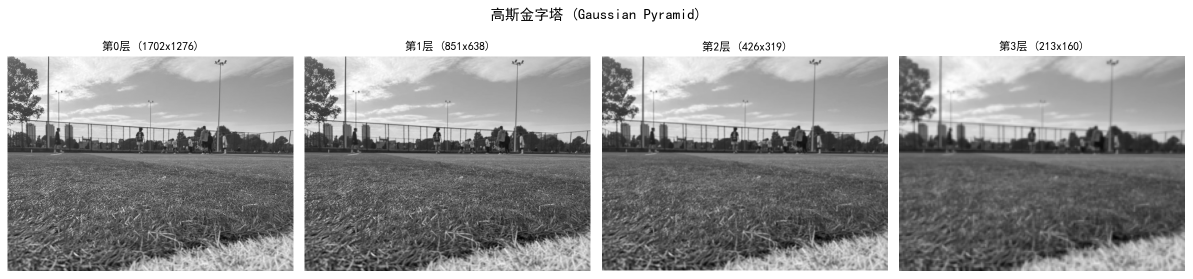
#> input picture output_1_pyramid.png, 2385 x 557 px (shown at 1/2 size)
$ python generate_report.py
#> lines starting #> are read from the running program, lines starting #| are printed output that depends on the picture
"""
生成 CV 课程作业（1）线性滤波实验报告 PDF
"""
import matplotlib
matplotlib.use('Agg')
from matplotlib import pyplot as plt
from matplotlib import rcParams
from matplotlib.backends.backend_pdf import PdfPages
import matplotlib.gridspec as gridspec
import numpy as np
from PIL import Image

rcParams['font.sans-serif'] = ['SimHei', 'Microsoft YaHei', 'DejaVu Sans']
rcParams['axes.unicode_minus'] = False

OUTPUT_IMAGES = {
    'pyramid': 'output_1_pyramid.png',
    'noise': 'output_2_noise.png',
    'smoothing': 'output_3_smoothing.png',
    'denoising': 'output_4_denoising.png',
    'analysis': 'output_5_analysis.png',
}


def load_img(path):
    return np.array(Image.open(path))


def page_title(pdf, title, subtitle=None):
    """封面页"""
#> called with title = '线性滤波实验报告', subtitle = '高斯金字塔 · 噪声生成 · 平滑滤波 · 去噪处理'
    fig = plt.figure(figsize=(8.27, 11.69))  # A4
    ax = fig.add_axes([0, 0, 1, 1])
    ax.set_xlim(0, 1)
    ax.set_ylim(0, 1)
    ax.axis('off')

    ax.text(0.5, 0.72, title, transform=ax.transAxes, fontsize=28,
            fontweight='bold', ha='center', va='center')
    if subtitle:
        ax.text(0.5, 0.64, subtitle, transform=ax.transAxes, fontsize=16,
                ha='center', va='center', color='gray')

    ax.text(0.5, 0.42, '计算机视觉课程作业（1）', transform=ax.transAxes,
            fontsize=18, ha='center', va='center')
    ax.text(0.5, 0.34, '姓名：张旭尧    学号：__________', transform=ax.transAxes,
            fontsize=14, ha='center', va='center', color='#333')
    ax.text(0.5, 0.28, '日期：2026年6月', transform=ax.transAxes,
            fontsize=14, ha='center', va='center', color='#333')

    # 分割线
    ax.axhline(y=0.52, xmin=0.2, xmax=0.8, color='#1a5276', linewidth=1.5)
    ax.axhline(y=0.515, xmin=0.25, xmax=0.75, color='#2980b9', linewidth=0.8)

    pdf.savefig(fig)
    plt.close(fig)


def section_page(pdf, number, title):
    """章节分隔页"""
#> called with number = '一', title = '实验概述'
    fig = plt.figure(figsize=(8.27, 11.69))
    ax = fig.add_axes([0, 0, 1, 1])
    ax.set_xlim(0, 1)
    ax.set_ylim(0, 1)
    ax.axis('off')

    ax.text(0.5, 0.55, f'{number}', transform=ax.transAxes, fontsize=72,
            fontweight='bold', ha='center', va='center', color='#2980b9')
    ax.text(0.5, 0.42, title, transform=ax.transAxes, fontsize=24,
            fontweight='bold', ha='center', va='center')
    ax.axhline(y=0.48, xmin=0.35, xmax=0.65, color='#2980b9', linewidth=1.2)

    pdf.savefig(fig)
    plt.close(fig)


def content_page(pdf, title, sections):
    """
    文字内容页
    sections: list of (heading, body_text)
    """
#> called with title = '实验目的与内容'
    fig = plt.figure(figsize=(8.27, 11.69))
    ax = fig.add_axes([0.1, 0.08, 0.8, 0.86])
    ax.axis('off')

    y = 0.98
    # 页标题
    ax.text(0, y, title, transform=ax.transAxes, fontsize=18,
            fontweight='bold', va='top')
    ax.axhline(y=y - 0.04, xmin=0, xmax=1, color='#2980b9', linewidth=1.5)
    y -= 0.08

    for heading, body in sections:
        if y < 0.12:
            break
        if heading:
            ax.text(0, y, heading, transform=ax.transAxes, fontsize=14,
                    fontweight='bold', va='top', color='#1a5276')
            y -= 0.05
        for para in body.split('\n\n'):
            if not para.strip():
                continue
            ax.text(0.02, y, para.strip(), transform=ax.transAxes, fontsize=11,
                    va='top', linespacing=1.6, wrap=True)
            y -= 0.04 + 0.013 * para.count('\n')
        y -= 0.04

    pdf.savefig(fig)
    plt.close(fig)


def image_full_page(pdf, img_path, caption=None):
    """整页图片"""
#> called with img_path = 'output_1_pyramid.png', caption = '图1  高斯金字塔（4层，逐层下采样）'
    img = load_img(img_path)
#> in load_img, returned value is the input picture: shape (557, 2385, 4); mean R, G, B, A 160.5, 160.5, 160.5, 255
    h, w = img.shape[:2]
#> h = 557; w = 2385
    fig_h, fig_w = 11.69, 8.27  # A4 portrait
    aspect_img = w / h
#> aspect_img = 4.28
    aspect_page = fig_w / (fig_h * 0.82)

    fig = plt.figure(figsize=(fig_w, fig_h))
    if aspect_img > aspect_page:
        ax_w = 0.85
        ax_h = 0.85 * w / w * fig_w / fig_h
#> ax_h = 0.601
    else:
        ax_h = 0.78
        ax_w = 0.78 * w / h * fig_h / fig_w
    ax = fig.add_axes([(1 - ax_w) / 2, (1 - ax_h) / 2 + 0.02, ax_w, ax_h])
    ax.imshow(img, cmap='gray' if img.ndim == 2 else None)
    ax.axis('off')
    if caption:
        fig.text(0.5, 0.04, caption, ha='center', fontsize=12, fontweight='bold')
    pdf.savefig(fig)
    plt.close(fig)


def dual_image_page(pdf, img1_path, img2_path, caption1, caption2, title=None):
    """两张图上下排列"""
    fig = plt.figure(figsize=(8.27, 11.69))
    if title:
        fig.suptitle(title, fontsize=16, fontweight='bold', y=0.98)

    for i, (path, cap) in enumerate([(img1_path, caption1), (img2_path, caption2)]):
        img = load_img(path)
        h, w = img.shape[:2]
        ax = fig.add_axes([0.08, 0.52 - i * 0.48, 0.84, 0.40])
        ax.imshow(img, cmap='gray' if img.ndim == 2 else None)
        ax.axis('off')
        ax.set_title(cap, fontsize=12, fontweight='bold', pad=5)

    pdf.savefig(fig)
    plt.close(fig)


def formula_page(pdf):
    """核心公式与原理"""
    fig = plt.figure(figsize=(8.27, 11.69))
    ax = fig.add_axes([0.1, 0.08, 0.8, 0.86])
    ax.axis('off')
    ax.set_xlim(0, 1)
    ax.set_ylim(0, 1)

    y = 0.96
    def add_text(text, size=12, bold=False, color='black', dy=-0.038):
        nonlocal y
        ax.text(0, y, text, transform=ax.transAxes, fontsize=size,
                fontweight='bold' if bold else 'normal', va='top', color=color,
                linespacing=1.5)
        y += dy

    add_text('核心算法公式与原理', size=20, bold=True, color='#1a5276')
    y -= 0.02
    ax.axhline(y=y, xmin=0, xmax=1, color='#2980b9', linewidth=1.2)
    y -= 0.04

    # 高斯金字塔
    add_text('1. 高斯金字塔', size=16, bold=True, color='#1a5276')
    add_text('每一层通过高斯平滑后下采样（隔行隔列）得到上一层：', size=12)
    add_text('  G_{k+1}(i,j) = Σ_m Σ_n w(m,n) * G_k(2i+m, 2j+n)', size=13, bold=True)
    add_text('其中 w(m,n) 为 5×5 高斯核，权重由二维高斯分布确定。\n'
             'cv2.pyrDown() 内部即实现上述操作：先高斯模糊再隔行采样，'
             '每层分辨率减半。\n'
             '金字塔共 4 层，L0=原始(1276×1702), L1=638×851, L2=319×425, L3=160×212。', size=12)
    y -= 0.02

    # 噪声模型
    add_text('2. 噪声模型', size=16, bold=True, color='#1a5276')
    add_text('高斯噪声：n(i,j) ~ N(μ=0, σ^2=25^2)，叠加后裁剪至 [0,255]\n'
             '  I_noisy(x,y) = clip( I(x,y) + n(x,y), 0, 255 )\n', size=12)
    add_text('椒盐噪声：随机选取 prob×N 个像素，一半置 255 (盐/白点)，一半置 0 (椒/黑点)\n'
             '  P(noise at pixel) = prob = 0.05', size=12)
    y -= 0.02

    # 平滑滤波
    add_text('3. 空间域平滑滤波', size=16, bold=True, color='#1a5276')
    add_text('均匀平滑 (Box Filter)：', size=13, bold=True)
    add_text('  g(x,y) = (1/K^2) * Σ_{i=-k}^{k} Σ_{j=-k}^{k} f(x+i, y+j)', size=13)
    add_text('  其中 K=5 为核大小，所有权重均为 1/K^2', size=12)
    y -= 0.01
    add_text('高斯平滑 (Gaussian Filter)：', size=13, bold=True)
    add_text('  g(x,y) = Σ_i Σ_j G(i,j,σ) * f(x+i, y+j)', size=13)
    add_text('  G(i,j,σ) = (1/2πσ^2) * exp(-(i^2+j^2) / (2σ^2))', size=13)
    add_text('  核大小 5×5，σ=1.0，中心权重最大，边缘权重递减', size=12)
    y -= 0.01
    add_text('中值滤波 (Median Filter)：', size=13, bold=True)
    add_text('  g(x,y) = median{ f(x+i, y+j) | i,j ∈ [-k,k] }', size=13)
    add_text('  取邻域像素的中位数而非均值，对椒盐噪声去噪效果优越', size=12)
    y -= 0.02

    # 评价指标
    add_text('4. 去噪评价方法（定性分析）', size=16, bold=True, color='#1a5276')
    add_text('本实验采用主观视觉评价：\n'
             '- 观察去噪后边缘是否清晰保留\n'
             '- 观察平坦区域噪声残留程度\n'
             '- 观察是否引入额外伪影或模糊\n'
             '- 对比不同滤波器对同种噪声的处理差异', size=12)

    pdf.savefig(fig)
    plt.close(fig)


def analysis_text():
    """返回各章节的分析文本"""
    return {
        'pyramid': [
            ('金字塔构建原理', (
                '高斯金字塔是图像多尺度表示的基础工具。本实验使用 cv2.pyrDown() 逐层构建 4 层金字塔。'
                '每层先经过 5×5 高斯核平滑以消除混叠，再进行隔行隔列下采样，分辨率长宽各减半。\n\n'
                '从输出结果可以看出，随着层数增加，图像逐渐变小变模糊：L0 为原始 1276×1702 分辨率，'
                'L1 降至 638×851，L2 为 319×425，L3 仅 160×212。细节信息（如发丝、衣物纹理）在高层中'
                '基本不可见，仅保留图像整体结构。金字塔在 SIFT 特征检测、图像融合等任务中有广泛应用。'
            )),
        ],
        'noise': [
            ('噪声模型分析', (
                '本实验模拟两种典型图像噪声：\n\n'
                '（1）高斯噪声 (σ=25)：由电子器件热噪声、光照不足等引起，在图像上表现为服从正态分布的'
                '随机亮度波动。σ=25 产生较明显的颗粒感，细看可见画面整体泛白雾状噪点，符合模拟传感器'
                '在低光照条件下的噪声特性。\n\n'
                '（2）椒盐噪声 (p=0.05)：模拟传输过程中的数据丢失或传感器坏点，表现为随机分布的黑白点。'
                '5% 的噪声密度已明显影响视觉质量，黑色和白色噪点随机散布，与高斯噪声的"雾状"噪点'
                '形态完全不同。\n\n'
                '两种噪声代表了不同的退化模型：高斯噪声影响每个像素（加性噪声），而椒盐噪声只影响'
                '部分像素（脉冲噪声）。对这两种噪声的去噪策略应当不同。'
            )),
        ],
        'smoothing': [
            ('平滑滤波对比', (
                '均匀平滑（5×5 Box Filter）和高斯平滑（5×5, σ=1.0）均属于线性低通滤波器：\n\n'
                '均匀平滑给邻域内 25 个像素相同权重 1/25，等价于一个矩形窗卷积。这种方式对边缘和'
                '平坦区域一视同仁，导致边缘同样被模糊——从输出图可以看到边缘明显钝化。\n\n'
                '高斯平滑按距离分配权重：中心像素权重最大，边缘像素权重递减（由 σ=1.0 控制衰减速度）。'
                '这种设计更符合人眼对中心像素更敏感的特性，因此边缘保留略优于均匀平滑。\n\n'
                '总体而言，高斯平滑在抑制噪声和保留边缘之间取得了更好的平衡，这是它比均值滤波更常用'
                '的原因。但从视觉上看，两者的模糊程度差异不大，都需要在核大小和模糊程度之间权衡。'
            )),
        ],
        'denoising': [
            ('高斯噪声去噪', (
                '对高斯噪声（第一行），两种去噪方法效果差异显著：\n\n'
                '- 高斯平滑去噪（中图）：能够有效降低噪声方差，图像整体变得干净平滑。但由于线性滤波'
                '本质上是加权平均，它在"抹平"噪声的同时也模糊了边缘和纹理细节，可以看到图像整体'
                '柔和但细节丢失。\n\n'
                '- 中值滤波去噪（右图）：对高斯噪声效果不理想，因为高斯噪声影响每个像素，取中位数'
                '并不能有效区分"噪声像素"和"正常像素"。图像仍保留较多噪声，且出现轻微块状伪影。\n\n'
                '结论：对于高斯噪声，高斯平滑优于中值滤波。'
            )),
            ('椒盐噪声去噪', (
                '对椒盐噪声（第二行），两种方法的优劣完全相反：\n\n'
                '- 高斯平滑去噪（中图）：效果很差。线性滤波将黑白噪点"涂抹"到周围区域，形成灰黑色'
                '污渍状伪影。这是因为它试图用邻域均值替代极端值（0 或 255），而邻域中混入的噪点'
                '会污染正常像素。\n\n'
                '- 中值滤波去噪（右图）：效果极好。中值滤波取邻域像素排序后的中间值，黑白噪点作为'
                '极端值总是排在两端，中位数必然是正常像素值。因此椒盐噪声被精准剔除，图像几乎恢复'
                '原状，边缘保留也非常出色。\n\n'
                '结论：对于椒盐噪声，中值滤波远优于高斯平滑。这体现了非线性滤波处理脉冲噪声的优势。'
            )),
        ],
        'summary': [
            ('实验总结', (
                '本实验通过实现高斯金字塔、噪声生成、空间域平滑滤波和去噪处理，系统对比了不同线性'
                '滤波和非线性滤波算法的特性与适用场景。\n\n'
                '核心发现：\n'
                '1. 高斯金字塔通过反复平滑+下采样实现多尺度表示，每层分辨率减半，信息量递减。\n'
                '2. 高斯噪声和椒盐噪声是两种完全不同的退化模型，需要不同的去噪策略。\n'
                '3. 线性滤波器（均匀平滑、高斯平滑）对高斯噪声有效，但对椒盐噪声无效甚至有害。\n'
                '4. 非线性滤波（中值滤波）对脉冲噪声（椒盐）有卓越的去噪效果，能精准剔除极端值\n'
                '   而不模糊图像。\n'
                '5. 所有空间域滤波都面临"噪声抑制 vs 边缘保留"的根本性折衷——更大的核去噪更好\n'
                '   但模糊更多，这是图像处理中普遍存在的 trade-off。\n\n'
                '实验环境：Python 3 + OpenCV 4.8 + NumPy + Matplotlib，测试图像为 1276×1702 真实照片。'
            )),
        ],
    }


def build_report():
    pdf = PdfPages('CV_作业1_线性滤波_实验报告.pdf')

    # 封面
    page_title(pdf, '线性滤波实验报告',
               '高斯金字塔 · 噪声生成 · 平滑滤波 · 去噪处理')

    # === 一、实验概述 ===
    section_page(pdf, '一', '实验概述')

    content_page(pdf, '实验目的与内容', [
        ('实验目的', (
            '1. 理解图像金字塔的多尺度表示原理，掌握高斯金字塔的构建方法。\n'
            '2. 理解常见图像噪声的数学模型，掌握高斯噪声和椒盐噪声的生成方法。\n'
            '3. 掌握空间域线性平滑滤波（均匀平滑、高斯平滑）的实现与对比。\n'
            '4. 掌握中值滤波去噪原理，对比线性和非线性方法对不同噪声的去噪效果。\n'
            '5. 培养图像处理实验的分析与报告撰写能力。'
        )),
        ('实验内容', (
            '本实验使用 Python + OpenCV 实现以下五个模块：\n'
            '（1）高斯金字塔：使用 cv2.pyrDown() 构建 4 层金字塔并显示。\n'
            '（2）噪声生成：生成高斯噪声图像 (σ=25) 和椒盐噪声图像 (prob=0.05)。\n'
            '（3）空间域平滑：对原始图像分别应用均匀平滑和高斯平滑 (5×5 核)。\n'
            '（4）去噪处理：分别用高斯平滑和中值滤波对两种噪声图像去噪，对比分析。\n'
            '（5）综合分析：将上述结果汇总为 3×4 综合对比大图。'
        )),
    ])

    # 核心公式
    formula_page(pdf)

    # === 二、高斯金字塔 ===
    section_page(pdf, '二', '高斯金字塔')

    image_full_page(pdf, OUTPUT_IMAGES['pyramid'],
                    caption='图1  高斯金字塔（4层，逐层下采样）')

    texts = analysis_text()
    content_page(pdf, '结果分析', texts['pyramid'])

    # === 三、噪声生成 ===
    section_page(pdf, '三', '噪声生成')

    image_full_page(pdf, OUTPUT_IMAGES['noise'],
                    caption='图2  原始图像与两种噪声对比（高斯噪声 σ=25，椒盐噪声 prob=0.05）')
#> call 2 of load_img, with path = 'output_2_noise.png'
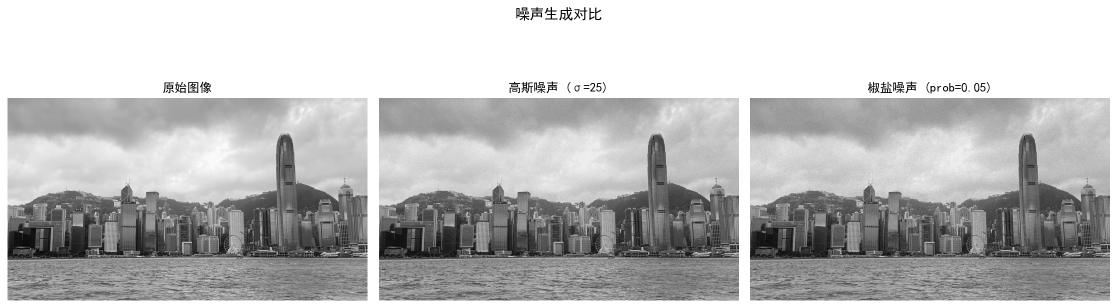
#> input picture output_2_noise.png, 2235 x 616 px (shown at 1/2 size)
#> in load_img, returned value is the input picture: shape (616, 2235, 4); mean R, G, B, A 188.5, 188.5, 188.5, 255

    content_page(pdf, '结果分析', texts['noise'])

    # === 四、空间域平滑 ===
    section_page(pdf, '四', '空间域平滑滤波')

    image_full_page(pdf, OUTPUT_IMAGES['smoothing'],
                    caption='图3  原始图像与均匀平滑、高斯平滑对比（5×5 核）')
#> call 3 of load_img, with path = 'output_3_smoothing.png'
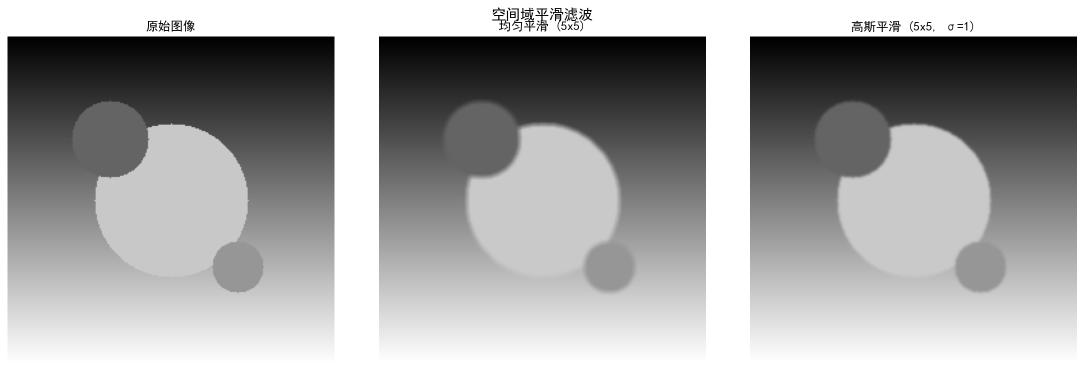
#> input picture output_3_smoothing.png, 2168 x 742 px (shown at 1/2 size)
#> in load_img, returned value is the input picture: shape (742, 2168, 4); mean R, G, B, A 161.3, 161.3, 161.3, 255

    content_page(pdf, '结果分析', texts['smoothing'])

    # === 五、去噪处理 ===
    section_page(pdf, '五', '去噪处理')

    image_full_page(pdf, OUTPUT_IMAGES['denoising'],
                    caption='图4  去噪效果对比（上：高斯噪声去噪，下：椒盐噪声去噪）')
#> call 4 of load_img, with path = 'output_4_denoising.png'
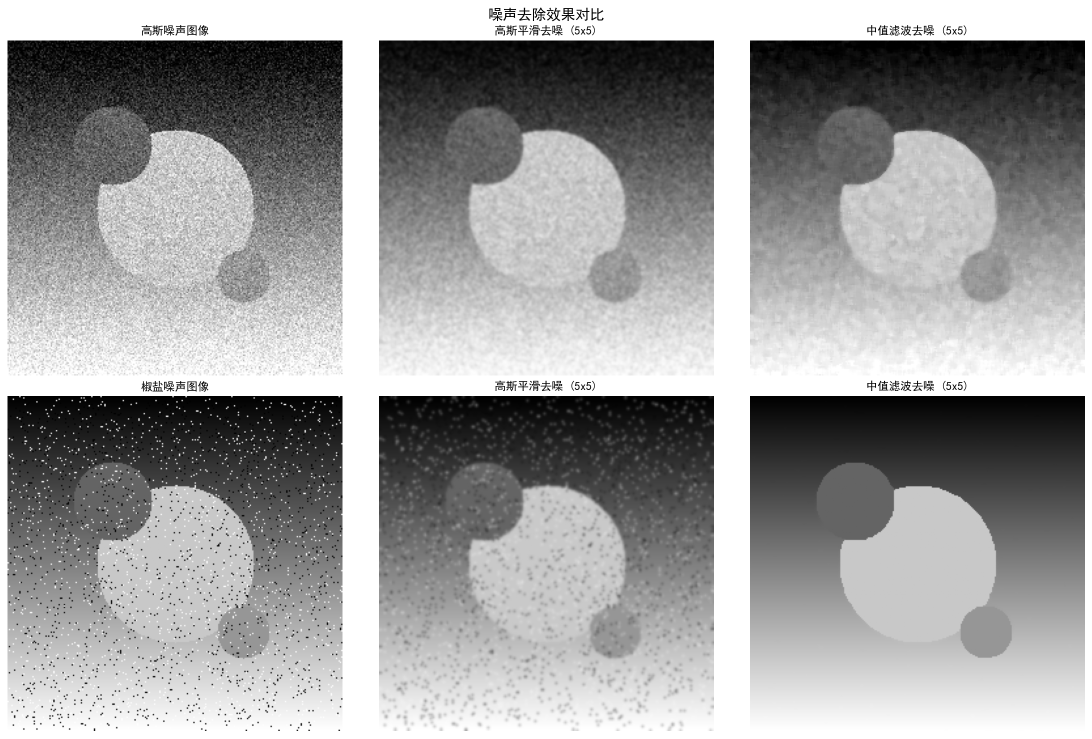
#> input picture output_4_denoising.png, 2184 x 1477 px (shown at 1/2 size)
#> in load_img, returned value is the input picture: shape (1477, 2184, 4); mean R, G, B, A 156.6, 156.6, 156.6, 255

    content_page(pdf, '高斯噪声去噪分析', texts['denoising'][:1])
    content_page(pdf, '椒盐噪声去噪分析', texts['denoising'][1:])

    # === 六、综合分析 ===
    section_page(pdf, '六', '综合分析')

    image_full_page(pdf, OUTPUT_IMAGES['analysis'],
                    caption='图5  线性滤波综合分析（3×4 子图）')
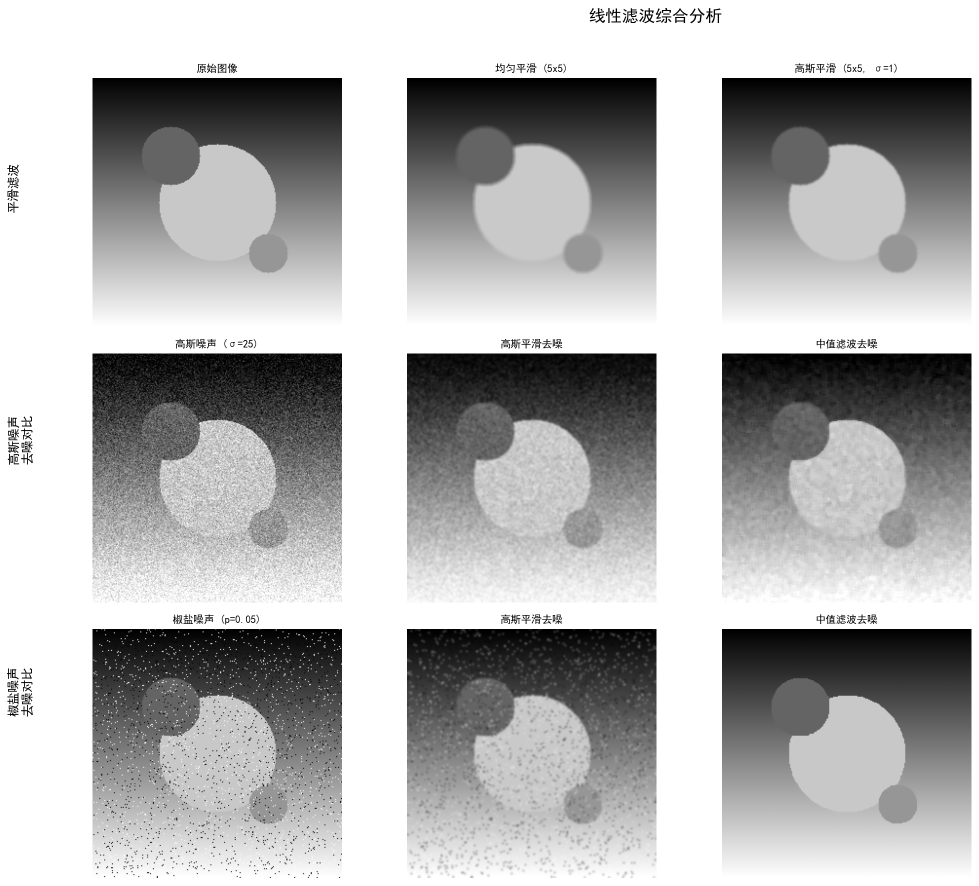
#> input picture output_5_analysis.png, 1957 x 1771 px (shown at 1/2 size)
#> in load_img, returned value is the input picture: shape (1771, 1957, 4); mean R, G, B, A 178.8, 178.8, 178.8, 255

    # === 七、总结 ===
    section_page(pdf, '七', '实验总结')

    content_page(pdf, '总结与展望', texts['summary'])
#> in content_page (call 7), `pdf.savefig(fig)`:
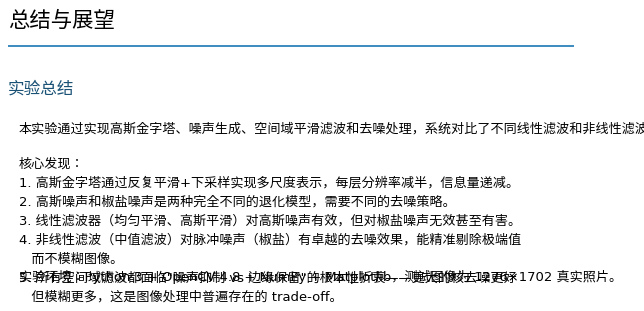
#> figure drawn by matplotlib, 1 panel

    # === 附录：代码结构 ===
    section_page(pdf, '附录', '核心代码结构')
#> in section_page (call 8), `pdf.savefig(fig)`:
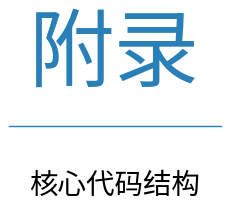
#> figure drawn by matplotlib, 1 panel

    content_page(pdf, '代码架构说明', [
        ('模块划分', (
            'load_image(path, gray=True)      — 图像加载与灰度转换\n'
            'gaussian_pyramid(img, levels=4)   — 高斯金字塔构建\n'
            'add_gaussian_noise(img, σ=25)     — 高斯噪声生成\n'
            'add_salt_pepper_noise(img, p=0.05)— 椒盐噪声生成\n'
            'uniform_smoothing(img, ksize=5)   — 均匀平滑（cv2.blur）\n'
            'gaussian_smoothing(img, ksize=5)  — 高斯平滑（cv2.GaussianBlur）\n'
            'median_filtering(img, ksize=5)    — 中值滤波（cv2.medianBlur）\n'
            'comprehensive_analysis(...)        — 3×4 综合分析大图'
        )),
        ('关键参数', (
            '- 高斯金字塔层数：4 层\n'
            '- 高斯噪声标准差 σ = 25\n'
            '- 椒盐噪声密度 prob = 0.05\n'
            '- 平滑滤波核大小：5×5\n'
            '- 高斯平滑 σ = 1.0\n'
            '- 中值滤波核大小：5×5\n'
            '- 测试图像：真实照片 1276×1702\n'
            '- 所有输出图像保存为 150 DPI PNG 格式'
        )),
        ('依赖库', (
            '- OpenCV (opencv-python>=4.8.0) — 图像处理核心\n'
            '- NumPy (>=1.24.0) — 数值运算与噪声生成\n'
            '- Matplotlib (>=3.7.0) — 可视化与图表绘制\n'
            '- Python 3.8+ 运行环境'
        )),
    ])
#> in content_page (call 8), `pdf.savefig(fig)`:
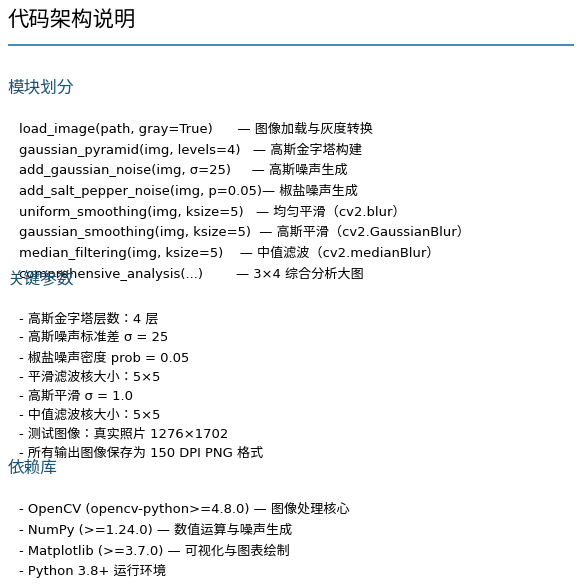
#> figure drawn by matplotlib, 1 panel

    pdf.close()
    print('报告已生成: CV_作业1_线性滤波_实验报告.pdf')


if __name__ == '__main__':
    build_report()
